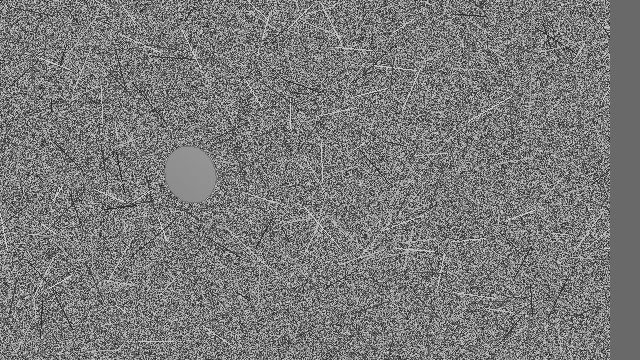
#> input picture tests/fixtures/nest_presence/synthetic_eggs_01.jpg, 640 x 360 px
$ python -i count_eggs.py   (imports and definitions only)
#> lines starting #> are read from the running program, lines starting #| are printed output that depends on the picture; after the words box and inside, x2 and y2 are one past the last pixel; in counts of white or black regions, pixels touching at a corner belong together
#> further down, picture is the input picture: shape (360, 640); min 25, max 227, mean 121.7
#!/usr/bin/env python3
"""Experimental offline visible-egg counter. No camera, credentials, or HA access.

Measurements use 640x360 coordinates. Predictions are review aids, not laying
events or ground truth. Compatible with Python 3.5 and OpenCV 3/4.
"""
from __future__ import print_function

import argparse
import csv
from datetime import datetime
import math
from pathlib import Path
import sys

import cv2
import numpy as np

from data_layout import reference_directory
from recognize_chickens import background_mask, measure


def ellipse_boundary_support(contour, ellipse, size):
    """Measure curved-boundary evidence, not just an egg-shaped convex hull."""
    x, y, w, h = cv2.boundingRect(contour)
    outline = np.zeros((h, w), np.uint8)
    local = contour - np.array([[[x, y]]], np.int32)
    cv2.drawContours(outline, [local], -1, 255, 1)
    ys, xs = np.where(outline)
    xs, ys = xs + x, ys + y
    # The image boundary is not evidence of a curved shell.
    visible = (xs > 0) & (xs < size[0] - 1) & (ys > 0) & (ys < size[1] - 1)
    if not np.any(visible):
        return 0.0
    (cx, cy), (a, b), angle = ellipse
    angle = math.radians(angle)
    dx, dy = xs[visible] - cx, ys[visible] - cy
    u = (dx * math.cos(angle) + dy * math.sin(angle)) / max(a / 2, 1)
    v = (-dx * math.sin(angle) + dy * math.cos(angle)) / max(b / 2, 1)
    radius = np.sqrt(u * u + v * v)
    # Allow local straw nicks, but require most of the observed perimeter to
    # follow the fitted ellipse rather than filling gaps with a convex hull.
    return float(np.mean(np.abs(radius - 1) <= 0.15))


def split_region(mask):
    """Separate touching smooth objects at distinct distance-transform peaks."""
    distance = cv2.distanceTransform(mask, cv2.DIST_L2, 5)
    maximum = float(distance.max())
    if maximum < 6:
        return []
    peaks = ((distance >= cv2.dilate(distance, np.ones((21, 21), np.uint8))) &
             (distance >= max(6, maximum * 0.45))).astype(np.uint8)
    count, markers = cv2.connectedComponents(peaks)
    if count <= 2:
        return [mask]
    # Partition at the nearest peak center. This avoids straw edges pulling a
    # watershed boundary across an egg. Overlapping/occluded eggs remain estimates.
    candidates = []
    for label in range(1, count):
        ys, xs = np.where(markers == label)
        candidates.append((float(distance[markers == label].max()),
                           float(xs.mean()), float(ys.mean())))
    centers = []
    for radius, x, y in sorted(candidates, reverse=True):
        # Quantized distance transforms can have disconnected, almost identical
        # maxima on one egg. A straw notch can also create two peaks: require a
        # genuine neck (15% radius drop), not just two distinct maximum pixels.
        unused_count, cores = cv2.connectedComponents((distance >= radius * 0.85).astype(np.uint8))
        core = cores[int(round(y)), int(round(x))]
        if all((x - cx) ** 2 + (y - cy) ** 2 >= max(12, radius) ** 2 and
               (core == 0 or core != cores[int(round(cy)), int(round(cx))])
               for cx, cy in centers):
            centers.append((x, y))
    if len(centers) == 1:
        return [mask]
    yy, xx = np.indices(mask.shape)
    distances = [(xx - x) ** 2 + (yy - y) ** 2 for x, y in centers]
    nearest = np.argmin(distances, axis=0)
    return [((nearest == label) & (mask != 0)).astype(np.uint8) * 255
            for label in range(len(centers))]


def detect_eggs(gray, texture_threshold=8, min_area=950, max_area=3500, size=(640, 360)):
    """Find smooth, convex, egg-sized ellipses; never use nest position."""
#> called with texture_threshold = 8, min_area = 950, max_area = 3500, size = (640, 360)
    gray = cv2.resize(gray, size, interpolation=cv2.INTER_AREA)
    width, height = size
    pixels = gray.astype(np.float32)
    mean = cv2.blur(pixels, (7, 7))
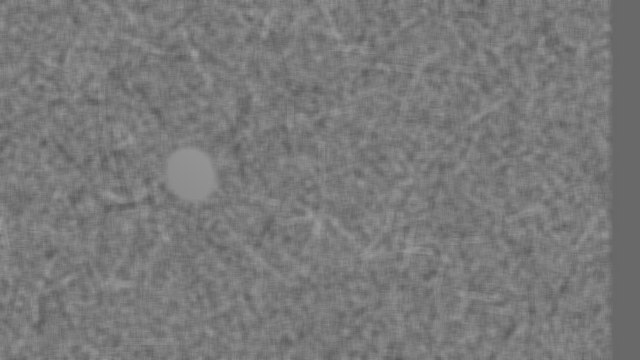
#> mean: shape (360, 640) float32; min 87.35, max 158.1, mean 121.7
    std = np.sqrt(np.maximum(0, cv2.blur(pixels * pixels, (7, 7)) - mean * mean))
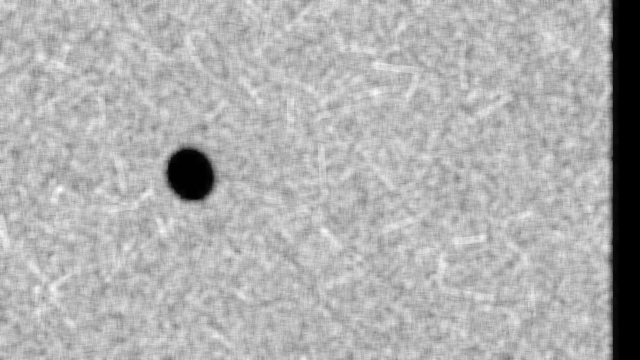
#> std: shape (360, 640) float32; min 0, max 65.01, mean 44.8; drawn with min black and max white
    smooth = (std < texture_threshold).astype(np.uint8) * 255
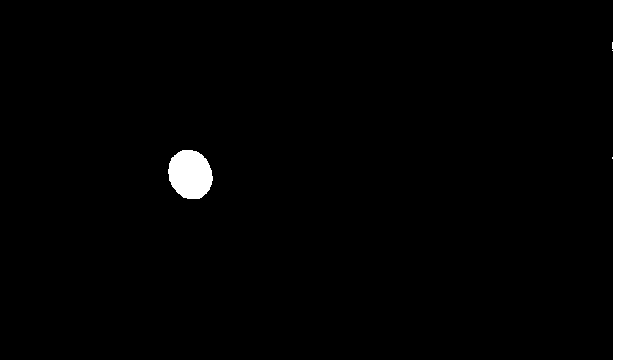
#> smooth: shape (360, 640); 5% white; 2 white regions, box (x1, y1, x2, y2) and area: (612, 0, 640, 360) 9730, (168, 150, 213, 199) 1718
    smooth = cv2.morphologyEx(smooth, cv2.MORPH_OPEN,
                            cv2.getStructuringElement(cv2.MORPH_ELLIPSE, (9, 9)))
#> smooth: shape (360, 640); 5% white; 2 white regions, box (x1, y1, x2, y2) and area: (612, 0, 640, 360) 9727, (168, 150, 213, 199) 1711
    padded_smooth = cv2.copyMakeBorder(smooth, 1, 1, 1, 1, cv2.BORDER_CONSTANT, value=0)
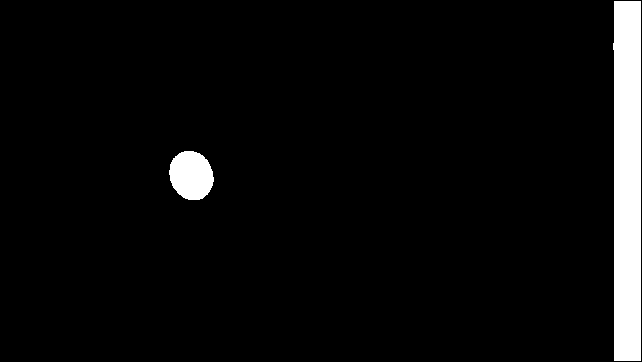
#> padded_smooth: shape (362, 642); 4.9% white; 2 white regions
    contours = cv2.findContours(smooth, cv2.RETR_EXTERNAL, cv2.CHAIN_APPROX_SIMPLE)[-2]
#> contours = 2 contours; box (x1, y1, x2, y2) and area: (612, 0, 640, 360) 9341, (168, 150, 213, 199) 1643
    detections = []
    for contour in contours:
        x, y, w, h = cv2.boundingRect(contour)
        # Do not split walls into egg-sized parts. Modestly clipped eggs can be
        # recovered from their visible curved boundary, but not from a tiny arc.
        if (cv2.contourArea(contour) < min_area or
                cv2.contourArea(contour) > 4 * max_area):
            continue
        region = np.zeros((h + 2, w + 2), np.uint8)
        local_contour = contour - np.array([[[x - 1, y - 1]]], np.int32)
        cv2.drawContours(region, [local_contour], -1, 255, -1)
        border = x == 0 or y == 0 or x + w == width or y + h == height
        # A wall may have many distance peaks. Never manufacture individual
        # eggs by splitting a border-connected component into smaller pieces.
        for part in ([region] if border else split_region(region)):
            smooth_patch = padded_smooth[y:y + h + 2, x:x + w + 2]
            smooth_fraction = (float(np.count_nonzero((part != 0) & (smooth_patch != 0))) /
                               max(np.count_nonzero(part), 1))
            # Filling contours must not turn textured bedding enclosed by a
            # smooth outline into an egg. Require mostly smooth visible surface.
            if smooth_fraction < 0.75:
                continue
            pieces = cv2.findContours(part, cv2.RETR_EXTERNAL, cv2.CHAIN_APPROX_SIMPLE)[-2]
            if not pieces:
                continue
            piece = max(pieces, key=cv2.contourArea)
            piece = piece + np.array([[[x - 1, y - 1]]], np.int32)
            area = cv2.contourArea(piece)
            if not min_area <= area <= max_area or len(piece) < 5:
                continue
            hull = cv2.convexHull(piece)
            hull_area = cv2.contourArea(hull)
            perimeter = cv2.arcLength(hull, True)
            circularity = 4 * np.pi * hull_area / max(perimeter * perimeter, 1)
            solidity = area / max(hull_area, 1)
            # A straw notch or a contact seam can make the raw perimeter very
            # jagged without changing the egg's outer shape. Fit the envelope,
            # not those inward nicks; retain a solidity check against straw.
            points = hull.reshape(-1, 2)
            visible = ((points[:, 0] > 0) & (points[:, 0] < width - 1) &
                       (points[:, 1] > 0) & (points[:, 1] < height - 1))
            clipped = not bool(np.all(visible))
            curved = points[visible] if clipped else points
            if len(curved) < 5:
                continue
            ellipse = cv2.fitEllipse(curved.reshape(-1, 1, 2))
            # A short wall/corner arc can fit a plausible ellipse somewhere
            # ELSE in the image. Area ratios alone do not establish support.
            # A >=70%-visible ellipse must have its center in the visible hull.
            if cv2.pointPolygonTest(hull, ellipse[0], False) < 0:
                continue
            axes = ellipse[1]
            aspect = min(axes) / max(max(axes), 1)
            ellipse_area = np.pi * axes[0] * axes[1] / 4
            coverage = area / max(ellipse_area, 1)
            if (circularity >= 0.72 and solidity >= 0.82 and aspect >= 0.50 and
                    0.70 <= coverage <= 1.10 and min_area <= ellipse_area <= max_area):
                if ellipse_boundary_support(piece, ellipse, size) < 0.70:
                    continue
                detections.append({'box': [int(v) for v in cv2.boundingRect(piece)],
                                   'ellipse': ellipse, 'area': float(area),
                                   'partial': clipped, 'smooth_fraction': smooth_fraction})
#> this loop made 2 passes
#> border on pass 1: False
#> border on pass 2: True
#> pass 1, in split_region, `distance = cv2.distanceTransform(mask, cv2.DIST_L2, 5)`:
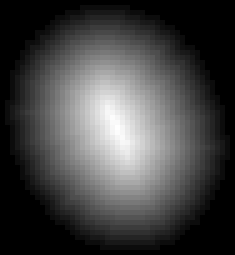
#> distance: shape (51, 47) float32 (shown 5 times larger); min 0, max 21.17, mean 5.6; drawn with min black and max white
#> pass 1, in split_region, `peaks = ((distance >= cv2.dilate(distance, np.ones((21, 21), np.uint8)..`:
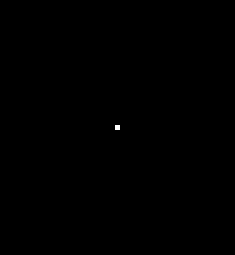
#> peaks: shape (51, 47) (shown 5 times larger); values 0 (black) and 1 (white), 0.04% white in thin lines or dots, all inside (x1, y1, x2, y2) = (23, 25, 24, 26)
#> after the loop:
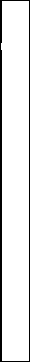
#> part: shape (362, 30); 89.6% white; 1 black region, box (x1, y1, x2, y2) and area: (0, 0, 30, 362) 1133
#> after the loop, detections = 1 item
    return sorted(detections, key=lambda item: item['box'])


# [30 lines left out: functions count_image, annotated, not called in this run]


def write_image(path, image):
    if not cv2.imwrite(str(path), image):
        raise OSError('Cannot write preview: ' + str(path))


# [74 lines left out: function main, not called in this run]


# [2 lines not run here, left out]

>>> import cv2
>>> picture = cv2.imread('tests/fixtures/nest_presence/synthetic_eggs_01.jpg', cv2.IMREAD_GRAYSCALE)
>>> result = detect_eggs(picture)
#> result = 1 item

$ run again, on tests/fixtures/nest_presence/synthetic_eggs_09.jpg
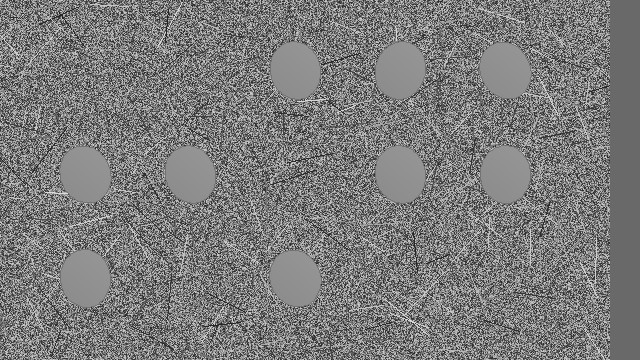
#> input picture tests/fixtures/nest_presence/synthetic_eggs_09.jpg, 640 x 360 px
#> picture is the input picture: shape (360, 640); min 25, max 227, mean 123.4
#> in detect_eggs, `smooth = (std < texture_threshold).astype(np.uint8) * 255`:
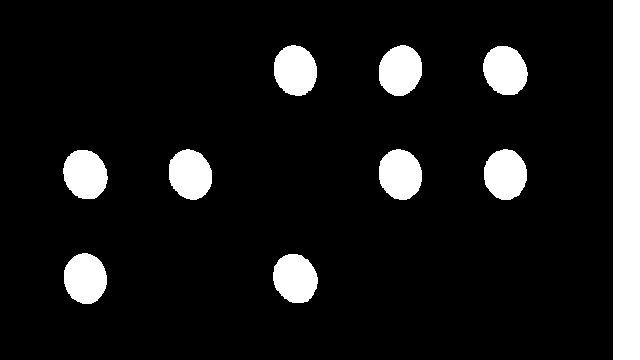
#> smooth: shape (360, 640); 10.9% white; 10 white regions, largest, box (x1, y1, x2, y2) and area: (613, 0, 640, 360) 9720, (274, 45, 317, 96) 1728, (379, 149, 422, 200) 1726
#> padded_smooth: shape (362, 642); 10.8% white; 10 white regions
#> contours = 10 contours; largest, box (x1, y1, x2, y2) and area: (613, 0, 640, 360) 9334, (379, 149, 422, 200) 1653, (379, 45, 422, 96) 1653, (274, 45, 317, 96) 1652, (64, 253, 107, 304) 1648
#> the loop in detect_eggs, `for contour in contours:` made 10 passes
#> border on passes 1 to 8: False, False, False, False, False, False, False, False
#> after the loop in detect_eggs, `for contour in contours:`:
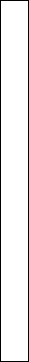
#> part: shape (362, 29); 92.6% white; black in thin lines or dots
#> after the loop in detect_eggs, `for contour in contours:`: detections = 9 items

$ run again, on tests/fixtures/nest_presence/synthetic_eggs_15.jpg
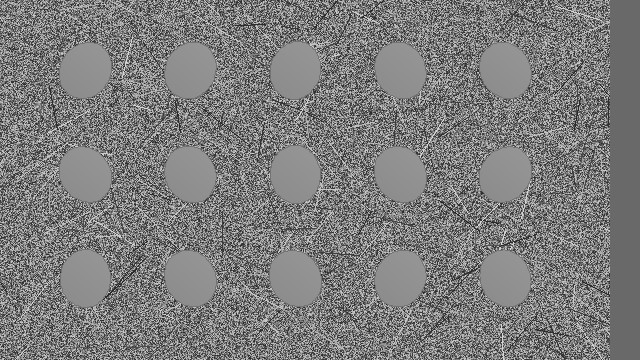
#> input picture tests/fixtures/nest_presence/synthetic_eggs_15.jpg, 640 x 360 px
#> picture is the input picture: shape (360, 640); min 23, max 226, mean 124.6
#> in detect_eggs, `smooth = (std < texture_threshold).astype(np.uint8) * 255`:
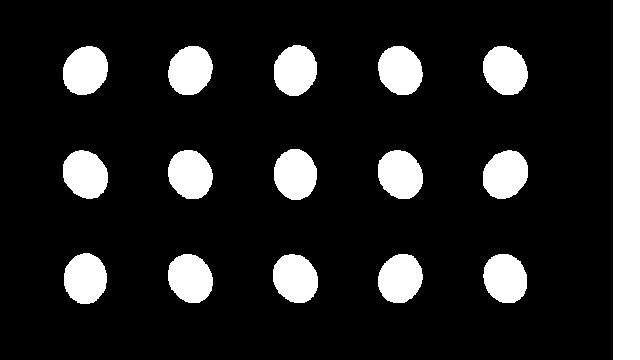
#> smooth: shape (360, 640); 15.4% white; 16 white regions, largest, box (x1, y1, x2, y2) and area: (613, 0, 640, 360) 9720, (63, 46, 108, 95) 1735, (273, 254, 318, 303) 1733
#> padded_smooth: shape (362, 642); 15.2% white; 16 white regions
#> contours = 16 contours; largest, box (x1, y1, x2, y2) and area: (613, 0, 640, 360) 9334, (63, 46, 108, 95) 1662, (274, 149, 317, 200) 1660, (273, 254, 318, 303) 1658, (378, 150, 423, 199) 1654
#> the loop in detect_eggs, `for contour in contours:` made 16 passes
#> border on passes 1 to 8: False, False, False, False, False, False, False, False
#> after the loop in detect_eggs, `for contour in contours:`:
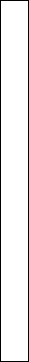
#> part: shape (362, 29); 92.6% white; black in thin lines or dots
#> after the loop in detect_eggs, `for contour in contours:`: detections = 15 items
